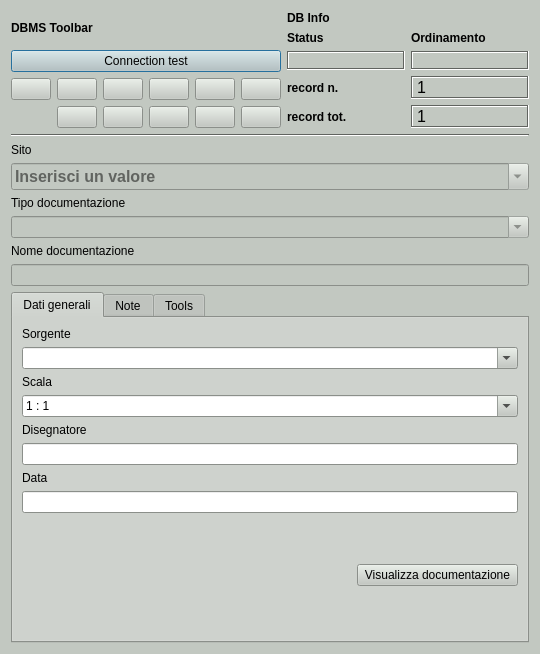
<?xml version="1.0" encoding="UTF-8"?>
<ui version="4.0">
 <class>DialogDocumentazione_tipo_doc</class>
 <widget class="QDialog" name="DialogDocumentazione_tipo_doc">
  <property name="geometry">
   <rect>
    <x>0</x>
    <y>0</y>
    <width>540</width>
    <height>654</height>
   </rect>
  </property>
  <property name="minimumSize">
   <size>
    <width>540</width>
    <height>400</height>
   </size>
  </property>
  <property name="palette">
   <palette>
    <active>
     <colorrole role="WindowText">
      <brush brushstyle="SolidPattern">
       <color alpha="255">
        <red>0</red>
        <green>0</green>
        <blue>0</blue>
       </color>
      </brush>
     </colorrole>
     <colorrole role="Button">
      <brush brushstyle="SolidPattern">
       <color alpha="255">
        <red>194</red>
        <green>200</green>
        <blue>193</blue>
       </color>
      </brush>
     </colorrole>
     <colorrole role="Light">
      <brush brushstyle="SolidPattern">
       <color alpha="255">
        <red>255</red>
        <green>255</green>
        <blue>255</blue>
       </color>
      </brush>
     </colorrole>
     <colorrole role="Midlight">
      <brush brushstyle="SolidPattern">
       <color alpha="255">
        <red>224</red>
        <green>227</green>
        <blue>224</blue>
       </color>
      </brush>
     </colorrole>
     <colorrole role="Dark">
      <brush brushstyle="SolidPattern">
       <color alpha="255">
        <red>97</red>
        <green>100</green>
        <blue>96</blue>
       </color>
      </brush>
     </colorrole>
     <colorrole role="Mid">
      <brush brushstyle="SolidPattern">
       <color alpha="255">
        <red>129</red>
        <green>133</green>
        <blue>129</blue>
       </color>
      </brush>
     </colorrole>
     <colorrole role="Text">
      <brush brushstyle="SolidPattern">
       <color alpha="255">
        <red>0</red>
        <green>0</green>
        <blue>0</blue>
       </color>
      </brush>
     </colorrole>
     <colorrole role="BrightText">
      <brush brushstyle="SolidPattern">
       <color alpha="255">
        <red>255</red>
        <green>255</green>
        <blue>255</blue>
       </color>
      </brush>
     </colorrole>
     <colorrole role="ButtonText">
      <brush brushstyle="SolidPattern">
       <color alpha="255">
        <red>0</red>
        <green>0</green>
        <blue>0</blue>
       </color>
      </brush>
     </colorrole>
     <colorrole role="Base">
      <brush brushstyle="SolidPattern">
       <color alpha="255">
        <red>255</red>
        <green>255</green>
        <blue>255</blue>
       </color>
      </brush>
     </colorrole>
     <colorrole role="Window">
      <brush brushstyle="SolidPattern">
       <color alpha="255">
        <red>194</red>
        <green>200</green>
        <blue>193</blue>
       </color>
      </brush>
     </colorrole>
     <colorrole role="Shadow">
      <brush brushstyle="SolidPattern">
       <color alpha="255">
        <red>0</red>
        <green>0</green>
        <blue>0</blue>
       </color>
      </brush>
     </colorrole>
     <colorrole role="AlternateBase">
      <brush brushstyle="SolidPattern">
       <color alpha="255">
        <red>224</red>
        <green>227</green>
        <blue>224</blue>
       </color>
      </brush>
     </colorrole>
     <colorrole role="ToolTipBase">
      <brush brushstyle="SolidPattern">
       <color alpha="255">
        <red>255</red>
        <green>255</green>
        <blue>220</blue>
       </color>
      </brush>
     </colorrole>
     <colorrole role="ToolTipText">
      <brush brushstyle="SolidPattern">
       <color alpha="255">
        <red>0</red>
        <green>0</green>
        <blue>0</blue>
       </color>
      </brush>
     </colorrole>
    </active>
    <inactive>
     <colorrole role="WindowText">
      <brush brushstyle="SolidPattern">
       <color alpha="255">
        <red>0</red>
        <green>0</green>
        <blue>0</blue>
       </color>
      </brush>
     </colorrole>
     <colorrole role="Button">
      <brush brushstyle="SolidPattern">
       <color alpha="255">
        <red>194</red>
        <green>200</green>
        <blue>193</blue>
       </color>
      </brush>
     </colorrole>
     <colorrole role="Light">
      <brush brushstyle="SolidPattern">
       <color alpha="255">
        <red>255</red>
        <green>255</green>
        <blue>255</blue>
       </color>
      </brush>
     </colorrole>
     <colorrole role="Midlight">
      <brush brushstyle="SolidPattern">
       <color alpha="255">
        <red>224</red>
        <green>227</green>
        <blue>224</blue>
       </color>
      </brush>
     </colorrole>
     <colorrole role="Dark">
      <brush brushstyle="SolidPattern">
       <color alpha="255">
        <red>97</red>
        <green>100</green>
        <blue>96</blue>
       </color>
      </brush>
     </colorrole>
     <colorrole role="Mid">
      <brush brushstyle="SolidPattern">
       <color alpha="255">
        <red>129</red>
        <green>133</green>
        <blue>129</blue>
       </color>
      </brush>
     </colorrole>
     <colorrole role="Text">
      <brush brushstyle="SolidPattern">
       <color alpha="255">
        <red>0</red>
        <green>0</green>
        <blue>0</blue>
       </color>
      </brush>
     </colorrole>
     <colorrole role="BrightText">
      <brush brushstyle="SolidPattern">
       <color alpha="255">
        <red>255</red>
        <green>255</green>
        <blue>255</blue>
       </color>
      </brush>
     </colorrole>
     <colorrole role="ButtonText">
      <brush brushstyle="SolidPattern">
       <color alpha="255">
        <red>0</red>
        <green>0</green>
        <blue>0</blue>
       </color>
      </brush>
     </colorrole>
     <colorrole role="Base">
      <brush brushstyle="SolidPattern">
       <color alpha="255">
        <red>255</red>
        <green>255</green>
        <blue>255</blue>
       </color>
      </brush>
     </colorrole>
     <colorrole role="Window">
      <brush brushstyle="SolidPattern">
       <color alpha="255">
        <red>194</red>
        <green>200</green>
        <blue>193</blue>
       </color>
      </brush>
     </colorrole>
     <colorrole role="Shadow">
      <brush brushstyle="SolidPattern">
       <color alpha="255">
        <red>0</red>
        <green>0</green>
        <blue>0</blue>
       </color>
      </brush>
     </colorrole>
     <colorrole role="AlternateBase">
      <brush brushstyle="SolidPattern">
       <color alpha="255">
        <red>224</red>
        <green>227</green>
        <blue>224</blue>
       </color>
      </brush>
     </colorrole>
     <colorrole role="ToolTipBase">
      <brush brushstyle="SolidPattern">
       <color alpha="255">
        <red>255</red>
        <green>255</green>
        <blue>220</blue>
       </color>
      </brush>
     </colorrole>
     <colorrole role="ToolTipText">
      <brush brushstyle="SolidPattern">
       <color alpha="255">
        <red>0</red>
        <green>0</green>
        <blue>0</blue>
       </color>
      </brush>
     </colorrole>
    </inactive>
    <disabled>
     <colorrole role="WindowText">
      <brush brushstyle="SolidPattern">
       <color alpha="255">
        <red>97</red>
        <green>100</green>
        <blue>96</blue>
       </color>
      </brush>
     </colorrole>
     <colorrole role="Button">
      <brush brushstyle="SolidPattern">
       <color alpha="255">
        <red>194</red>
        <green>200</green>
        <blue>193</blue>
       </color>
      </brush>
     </colorrole>
     <colorrole role="Light">
      <brush brushstyle="SolidPattern">
       <color alpha="255">
        <red>255</red>
        <green>255</green>
        <blue>255</blue>
       </color>
      </brush>
     </colorrole>
     <colorrole role="Midlight">
      <brush brushstyle="SolidPattern">
       <color alpha="255">
        <red>224</red>
        <green>227</green>
        <blue>224</blue>
       </color>
      </brush>
     </colorrole>
     <colorrole role="Dark">
      <brush brushstyle="SolidPattern">
       <color alpha="255">
        <red>97</red>
        <green>100</green>
        <blue>96</blue>
       </color>
      </brush>
     </colorrole>
     <colorrole role="Mid">
      <brush brushstyle="SolidPattern">
       <color alpha="255">
        <red>129</red>
        <green>133</green>
        <blue>129</blue>
       </color>
      </brush>
     </colorrole>
     <colorrole role="Text">
      <brush brushstyle="SolidPattern">
       <color alpha="255">
        <red>97</red>
        <green>100</green>
        <blue>96</blue>
       </color>
      </brush>
     </colorrole>
     <colorrole role="BrightText">
      <brush brushstyle="SolidPattern">
       <color alpha="255">
        <red>255</red>
        <green>255</green>
        <blue>255</blue>
       </color>
      </brush>
     </colorrole>
     <colorrole role="ButtonText">
      <brush brushstyle="SolidPattern">
       <color alpha="255">
        <red>97</red>
        <green>100</green>
        <blue>96</blue>
       </color>
      </brush>
     </colorrole>
     <colorrole role="Base">
      <brush brushstyle="SolidPattern">
       <color alpha="255">
        <red>194</red>
        <green>200</green>
        <blue>193</blue>
       </color>
      </brush>
     </colorrole>
     <colorrole role="Window">
      <brush brushstyle="SolidPattern">
       <color alpha="255">
        <red>194</red>
        <green>200</green>
        <blue>193</blue>
       </color>
      </brush>
     </colorrole>
     <colorrole role="Shadow">
      <brush brushstyle="SolidPattern">
       <color alpha="255">
        <red>0</red>
        <green>0</green>
        <blue>0</blue>
       </color>
      </brush>
     </colorrole>
     <colorrole role="AlternateBase">
      <brush brushstyle="SolidPattern">
       <color alpha="255">
        <red>194</red>
        <green>200</green>
        <blue>193</blue>
       </color>
      </brush>
     </colorrole>
     <colorrole role="ToolTipBase">
      <brush brushstyle="SolidPattern">
       <color alpha="255">
        <red>255</red>
        <green>255</green>
        <blue>220</blue>
       </color>
      </brush>
     </colorrole>
     <colorrole role="ToolTipText">
      <brush brushstyle="SolidPattern">
       <color alpha="255">
        <red>0</red>
        <green>0</green>
        <blue>0</blue>
       </color>
      </brush>
     </colorrole>
    </disabled>
   </palette>
  </property>
  <property name="windowTitle">
   <string>pyArchInit Gestione Scavi - Scheda Documentazione</string>
  </property>
  <property name="windowIcon">
   <iconset resource="../../resources/resources.qrc">
    <normaloff>:/icons/iconSite.png</normaloff>:/icons/iconSite.png</iconset>
  </property>
  <layout class="QGridLayout" name="gridLayout_7">
   <item row="3" column="0">
    <widget class="QComboBox" name="comboBox_sito_doc">
     <property name="enabled">
      <bool>false</bool>
     </property>
     <property name="minimumSize">
      <size>
       <width>350</width>
       <height>0</height>
      </size>
     </property>
     <property name="font">
      <font>
       <pointsize>12</pointsize>
       <weight>75</weight>
       <bold>true</bold>
      </font>
     </property>
     <property name="mouseTracking">
      <bool>true</bool>
     </property>
     <property name="editable">
      <bool>true</bool>
     </property>
     <property name="maxVisibleItems">
      <number>99999</number>
     </property>
     <property name="maxCount">
      <number>2147483647</number>
     </property>
     <item>
      <property name="text">
       <string>Inserisci un valore</string>
      </property>
     </item>
    </widget>
   </item>
   <item row="8" column="0">
    <widget class="QLineEdit" name="lineEdit_nome_doc">
     <property name="enabled">
      <bool>false</bool>
     </property>
    </widget>
   </item>
   <item row="1" column="0">
    <widget class="Line" name="line_8">
     <property name="font">
      <font>
       <weight>75</weight>
       <bold>true</bold>
      </font>
     </property>
     <property name="orientation">
      <enum>Qt::Horizontal</enum>
     </property>
    </widget>
   </item>
   <item row="5" column="0">
    <widget class="QComboBox" name="comboBox_tipo_doc">
     <property name="enabled">
      <bool>false</bool>
     </property>
     <property name="editable">
      <bool>true</bool>
     </property>
    </widget>
   </item>
   <item row="0" column="0">
    <layout class="QGridLayout" name="gridLayout_2">
     <item row="0" column="0">
      <widget class="QLabel" name="label_29">
       <property name="font">
        <font>
         <weight>75</weight>
         <bold>true</bold>
        </font>
       </property>
       <property name="text">
        <string>DBMS Toolbar</string>
       </property>
      </widget>
     </item>
     <item row="0" column="1" rowspan="3">
      <layout class="QGridLayout" name="gridLayout_5">
       <item row="0" column="0">
        <widget class="QLabel" name="label_42">
         <property name="font">
          <font>
           <weight>75</weight>
           <bold>true</bold>
          </font>
         </property>
         <property name="autoFillBackground">
          <bool>true</bool>
         </property>
         <property name="text">
          <string>DB Info</string>
         </property>
        </widget>
       </item>
       <item row="1" column="0">
        <layout class="QGridLayout" name="gridLayout_4">
         <item row="0" column="0">
          <widget class="QLabel" name="label_34">
           <property name="font">
            <font>
             <pointsize>9</pointsize>
             <weight>75</weight>
             <bold>true</bold>
            </font>
           </property>
           <property name="text">
            <string>Status</string>
           </property>
           <property name="margin">
            <number>0</number>
           </property>
          </widget>
         </item>
         <item row="0" column="1">
          <widget class="QLabel" name="label_43">
           <property name="font">
            <font>
             <pointsize>9</pointsize>
             <weight>75</weight>
             <bold>true</bold>
            </font>
           </property>
           <property name="text">
            <string>Ordinamento</string>
           </property>
           <property name="margin">
            <number>0</number>
           </property>
          </widget>
         </item>
         <item row="1" column="0">
          <widget class="QLabel" name="label_status">
           <property name="minimumSize">
            <size>
             <width>40</width>
             <height>0</height>
            </size>
           </property>
           <property name="font">
            <font>
             <pointsize>10</pointsize>
             <weight>75</weight>
             <bold>true</bold>
            </font>
           </property>
           <property name="cursor">
            <cursorShape>ForbiddenCursor</cursorShape>
           </property>
           <property name="mouseTracking">
            <bool>false</bool>
           </property>
           <property name="contextMenuPolicy">
            <enum>Qt::DefaultContextMenu</enum>
           </property>
           <property name="frameShape">
            <enum>QFrame::Box</enum>
           </property>
           <property name="frameShadow">
            <enum>QFrame::Sunken</enum>
           </property>
           <property name="text">
            <string/>
           </property>
           <property name="alignment">
            <set>Qt::AlignCenter</set>
           </property>
           <property name="margin">
            <number>0</number>
           </property>
          </widget>
         </item>
         <item row="1" column="1">
          <widget class="QLabel" name="label_sort">
           <property name="font">
            <font>
             <pointsize>10</pointsize>
             <weight>75</weight>
             <bold>true</bold>
            </font>
           </property>
           <property name="cursor">
            <cursorShape>ForbiddenCursor</cursorShape>
           </property>
           <property name="mouseTracking">
            <bool>false</bool>
           </property>
           <property name="contextMenuPolicy">
            <enum>Qt::DefaultContextMenu</enum>
           </property>
           <property name="frameShape">
            <enum>QFrame::Box</enum>
           </property>
           <property name="frameShadow">
            <enum>QFrame::Sunken</enum>
           </property>
           <property name="text">
            <string/>
           </property>
           <property name="alignment">
            <set>Qt::AlignCenter</set>
           </property>
           <property name="margin">
            <number>0</number>
           </property>
          </widget>
         </item>
        </layout>
       </item>
       <item row="3" column="0">
        <layout class="QGridLayout" name="gridLayout_3">
         <item row="0" column="0">
          <widget class="QLabel" name="label_27">
           <property name="font">
            <font>
             <pointsize>9</pointsize>
             <weight>75</weight>
             <bold>true</bold>
            </font>
           </property>
           <property name="text">
            <string>record n.</string>
           </property>
           <property name="margin">
            <number>0</number>
           </property>
          </widget>
         </item>
         <item row="0" column="1">
          <widget class="QLabel" name="label_rec_corrente">
           <property name="font">
            <font>
             <family>Microsoft Sans Serif</family>
             <pointsize>12</pointsize>
            </font>
           </property>
           <property name="cursor">
            <cursorShape>ForbiddenCursor</cursorShape>
           </property>
           <property name="mouseTracking">
            <bool>false</bool>
           </property>
           <property name="contextMenuPolicy">
            <enum>Qt::DefaultContextMenu</enum>
           </property>
           <property name="frameShape">
            <enum>QFrame::Box</enum>
           </property>
           <property name="frameShadow">
            <enum>QFrame::Sunken</enum>
           </property>
           <property name="text">
            <string>1</string>
           </property>
          </widget>
         </item>
         <item row="1" column="0">
          <widget class="QLabel" name="label_28">
           <property name="font">
            <font>
             <pointsize>9</pointsize>
             <weight>75</weight>
             <bold>true</bold>
            </font>
           </property>
           <property name="text">
            <string>record tot.</string>
           </property>
           <property name="margin">
            <number>0</number>
           </property>
          </widget>
         </item>
         <item row="1" column="1">
          <widget class="QLabel" name="label_rec_tot">
           <property name="font">
            <font>
             <family>Microsoft Sans Serif</family>
             <pointsize>12</pointsize>
            </font>
           </property>
           <property name="cursor">
            <cursorShape>ForbiddenCursor</cursorShape>
           </property>
           <property name="mouseTracking">
            <bool>false</bool>
           </property>
           <property name="contextMenuPolicy">
            <enum>Qt::DefaultContextMenu</enum>
           </property>
           <property name="frameShape">
            <enum>QFrame::Box</enum>
           </property>
           <property name="frameShadow">
            <enum>QFrame::Sunken</enum>
           </property>
           <property name="text">
            <string>1</string>
           </property>
          </widget>
         </item>
        </layout>
       </item>
      </layout>
     </item>
     <item row="1" column="0">
      <widget class="QPushButton" name="pushButton_connect">
       <property name="text">
        <string>Connection test</string>
       </property>
      </widget>
     </item>
     <item row="2" column="0">
      <layout class="QGridLayout" name="gridLayout">
       <item row="0" column="2">
        <widget class="QPushButton" name="pushButton_first_rec">
         <property name="toolTip">
          <string>First rec</string>
         </property>
         <property name="text">
          <string/>
         </property>
         <property name="icon">
          <iconset resource="../../resources/resources.qrc">
           <normaloff>:/icons/5_leftArrows.png</normaloff>:/icons/5_leftArrows.png</iconset>
         </property>
        </widget>
       </item>
       <item row="0" column="3">
        <widget class="QPushButton" name="pushButton_prev_rec">
         <property name="maximumSize">
          <size>
           <width>75</width>
           <height>16777215</height>
          </size>
         </property>
         <property name="toolTip">
          <string>Prev rec</string>
         </property>
         <property name="text">
          <string/>
         </property>
         <property name="icon">
          <iconset resource="../../resources/resources.qrc">
           <normaloff>:/icons/4_leftArrow.png</normaloff>:/icons/4_leftArrow.png</iconset>
         </property>
        </widget>
       </item>
       <item row="0" column="4">
        <widget class="QPushButton" name="pushButton_next_rec">
         <property name="toolTip">
          <string>Next rec</string>
         </property>
         <property name="text">
          <string/>
         </property>
         <property name="icon">
          <iconset resource="../../resources/resources.qrc">
           <normaloff>:/icons/6_rightArrow.png</normaloff>:/icons/6_rightArrow.png</iconset>
         </property>
        </widget>
       </item>
       <item row="0" column="5">
        <widget class="QPushButton" name="pushButton_last_rec">
         <property name="toolTip">
          <string>Last rec</string>
         </property>
         <property name="text">
          <string/>
         </property>
         <property name="icon">
          <iconset resource="../../resources/resources.qrc">
           <normaloff>:/icons/7_rightArrows.png</normaloff>:/icons/7_rightArrows.png</iconset>
         </property>
        </widget>
       </item>
       <item row="0" column="6">
        <widget class="QPushButton" name="pushButton_new_rec">
         <property name="font">
          <font>
           <pointsize>9</pointsize>
          </font>
         </property>
         <property name="toolTip">
          <string>New record</string>
         </property>
         <property name="text">
          <string/>
         </property>
         <property name="icon">
          <iconset resource="../../resources/resources.qrc">
           <normaloff>:/icons/newrec.png</normaloff>:/icons/newrec.png</iconset>
         </property>
        </widget>
       </item>
       <item row="0" column="7">
        <widget class="QPushButton" name="pushButton_save">
         <property name="font">
          <font>
           <pointsize>9</pointsize>
          </font>
         </property>
         <property name="toolTip">
          <string>Save</string>
         </property>
         <property name="text">
          <string/>
         </property>
         <property name="icon">
          <iconset resource="../../resources/resources.qrc">
           <normaloff>:/icons/b_save.png</normaloff>:/icons/b_save.png</iconset>
         </property>
         <property name="autoDefault">
          <bool>false</bool>
         </property>
        </widget>
       </item>
       <item row="1" column="3">
        <widget class="QPushButton" name="pushButton_delete">
         <property name="maximumSize">
          <size>
           <width>75</width>
           <height>16777215</height>
          </size>
         </property>
         <property name="font">
          <font>
           <pointsize>9</pointsize>
          </font>
         </property>
         <property name="toolTip">
          <string>Delete record</string>
         </property>
         <property name="text">
          <string/>
         </property>
         <property name="icon">
          <iconset resource="../../resources/resources.qrc">
           <normaloff>:/icons/delete.png</normaloff>:/icons/delete.png</iconset>
         </property>
        </widget>
       </item>
       <item row="1" column="4">
        <widget class="QPushButton" name="pushButton_new_search">
         <property name="font">
          <font>
           <pointsize>9</pointsize>
          </font>
         </property>
         <property name="toolTip">
          <string>new search</string>
         </property>
         <property name="text">
          <string/>
         </property>
         <property name="icon">
          <iconset resource="../../resources/resources.qrc">
           <normaloff>:/icons/new_search.png</normaloff>:/icons/new_search.png</iconset>
         </property>
        </widget>
       </item>
       <item row="1" column="5">
        <widget class="QPushButton" name="pushButton_search_go">
         <property name="font">
          <font>
           <pointsize>9</pointsize>
          </font>
         </property>
         <property name="toolTip">
          <string>search !!!</string>
         </property>
         <property name="text">
          <string/>
         </property>
         <property name="icon">
          <iconset resource="../../resources/resources.qrc">
           <normaloff>:/icons/search.png</normaloff>:/icons/search.png</iconset>
         </property>
        </widget>
       </item>
       <item row="1" column="6">
        <widget class="QPushButton" name="pushButton_sort">
         <property name="font">
          <font>
           <pointsize>9</pointsize>
          </font>
         </property>
         <property name="toolTip">
          <string>Order by</string>
         </property>
         <property name="text">
          <string/>
         </property>
         <property name="icon">
          <iconset resource="../../resources/resources.qrc">
           <normaloff>:/icons/sort.png</normaloff>:/icons/sort.png</iconset>
         </property>
        </widget>
       </item>
       <item row="1" column="7">
        <widget class="QPushButton" name="pushButton_view_all">
         <property name="font">
          <font>
           <pointsize>9</pointsize>
          </font>
         </property>
         <property name="toolTip">
          <string>View alls records</string>
         </property>
         <property name="text">
          <string/>
         </property>
         <property name="icon">
          <iconset resource="../../resources/resources.qrc">
           <normaloff>:/icons/view_all.png</normaloff>:/icons/view_all.png</iconset>
         </property>
        </widget>
       </item>
      </layout>
     </item>
    </layout>
   </item>
   <item row="2" column="0">
    <widget class="QLabel" name="label_sito_doc">
     <property name="text">
      <string>Sito</string>
     </property>
    </widget>
   </item>
   <item row="10" column="0">
    <widget class="QTabWidget" name="tabWidget_tab_doc">
     <property name="currentIndex">
      <number>0</number>
     </property>
     <widget class="QWidget" name="tab_1_doc">
      <attribute name="title">
       <string>Dati generali</string>
      </attribute>
      <layout class="QGridLayout" name="gridLayout_6">
       <item row="2" column="0" colspan="3">
        <widget class="QComboBox" name="comboBox_sorgente_doc">
         <property name="enabled">
          <bool>true</bool>
         </property>
         <property name="editable">
          <bool>true</bool>
         </property>
        </widget>
       </item>
       <item row="4" column="0" colspan="3">
        <widget class="QComboBox" name="comboBox_scala_doc">
         <property name="editable">
          <bool>true</bool>
         </property>
         <item>
          <property name="text">
           <string>1 : 1</string>
          </property>
         </item>
         <item>
          <property name="text">
           <string>1 : 2</string>
          </property>
         </item>
         <item>
          <property name="text">
           <string>1 : 10</string>
          </property>
         </item>
         <item>
          <property name="text">
           <string>1 : 20</string>
          </property>
         </item>
         <item>
          <property name="text">
           <string>1 : 30</string>
          </property>
         </item>
         <item>
          <property name="text">
           <string>1 : 50</string>
          </property>
         </item>
         <item>
          <property name="text">
           <string>1 : 100</string>
          </property>
         </item>
        </widget>
       </item>
       <item row="6" column="0" colspan="3">
        <widget class="QLineEdit" name="lineEdit_disegnatore_doc"/>
       </item>
       <item row="10" column="0" colspan="3">
        <widget class="QLineEdit" name="lineEdit_data_doc"/>
       </item>
       <item row="12" column="2">
        <widget class="QPushButton" name="pushButton_disegno_doc">
         <property name="text">
          <string>Visualizza documentazione</string>
         </property>
         <property name="iconSize">
          <size>
           <width>16</width>
           <height>16</height>
          </size>
         </property>
        </widget>
       </item>
       <item row="13" column="2">
        <spacer name="verticalSpacer_2">
         <property name="orientation">
          <enum>Qt::Vertical</enum>
         </property>
         <property name="sizeHint" stdset="0">
          <size>
           <width>20</width>
           <height>40</height>
          </size>
         </property>
        </spacer>
       </item>
       <item row="12" column="0">
        <spacer name="verticalSpacer">
         <property name="orientation">
          <enum>Qt::Vertical</enum>
         </property>
         <property name="sizeHint" stdset="0">
          <size>
           <width>20</width>
           <height>200</height>
          </size>
         </property>
        </spacer>
       </item>
       <item row="0" column="0">
        <widget class="QLabel" name="label_2_sorgente_doc">
         <property name="text">
          <string>Sorgente</string>
         </property>
        </widget>
       </item>
       <item row="3" column="0">
        <widget class="QLabel" name="label_2_scala_doc">
         <property name="text">
          <string>Scala</string>
         </property>
        </widget>
       </item>
       <item row="5" column="0">
        <widget class="QLabel" name="label_2_disegnatore_doc">
         <property name="text">
          <string>Disegnatore</string>
         </property>
        </widget>
       </item>
       <item row="8" column="0">
        <widget class="QLabel" name="label_2_data_doc">
         <property name="text">
          <string>Data</string>
         </property>
        </widget>
       </item>
      </layout>
     </widget>
     <widget class="QWidget" name="tab_2_doc">
      <attribute name="title">
       <string>Note</string>
      </attribute>
      <layout class="QGridLayout" name="gridLayout_10">
       <item row="0" column="0">
        <layout class="QGridLayout" name="gridLayout_9">
         <item row="0" column="0">
          <widget class="QLabel" name="label_2_note_doc">
           <property name="text">
            <string>Note</string>
           </property>
          </widget>
         </item>
         <item row="1" column="0">
          <widget class="QTextEdit" name="textEdit_note_doc"/>
         </item>
        </layout>
       </item>
      </layout>
     </widget>
     <widget class="QWidget" name="tab">
      <attribute name="title">
       <string>Tools</string>
      </attribute>
      <layout class="QGridLayout" name="gridLayout_8">
       <item row="0" column="0">
        <widget class="QPushButton" name="pushButton_exp_elenco_doc">
         <property name="text">
          <string>Esporta elenco documentazione</string>
         </property>
        </widget>
       </item>
       <item row="3" column="0">
        <widget class="QPushButton" name="pushButtonPreview">
         <property name="enabled">
          <bool>false</bool>
         </property>
         <property name="text">
          <string>Open Preview</string>
         </property>
        </widget>
       </item>
       <item row="1" column="0">
        <widget class="QPushButton" name="pushButton_exp_scheda_doc">
         <property name="text">
          <string>Esporta scheda documentazione</string>
         </property>
        </widget>
       </item>
       <item row="4" column="0">
        <spacer name="verticalSpacer_3">
         <property name="orientation">
          <enum>Qt::Vertical</enum>
         </property>
         <property name="sizeHint" stdset="0">
          <size>
           <width>20</width>
           <height>40</height>
          </size>
         </property>
        </spacer>
       </item>
       <item row="0" column="1">
        <spacer name="horizontalSpacer">
         <property name="orientation">
          <enum>Qt::Horizontal</enum>
         </property>
         <property name="sizeHint" stdset="0">
          <size>
           <width>40</width>
           <height>20</height>
          </size>
         </property>
        </spacer>
       </item>
      </layout>
     </widget>
    </widget>
   </item>
   <item row="4" column="0">
    <widget class="QLabel" name="label_2_tipo_doc">
     <property name="text">
      <string>Tipo documentazione</string>
     </property>
    </widget>
   </item>
   <item row="7" column="0">
    <widget class="QLabel" name="label">
     <property name="text">
      <string>Nome documentazione</string>
     </property>
    </widget>
   </item>
  </layout>
 </widget>
 <resources>
  <include location="../../resources/resources.qrc"/>
 </resources>
 <connections/>
</ui>
